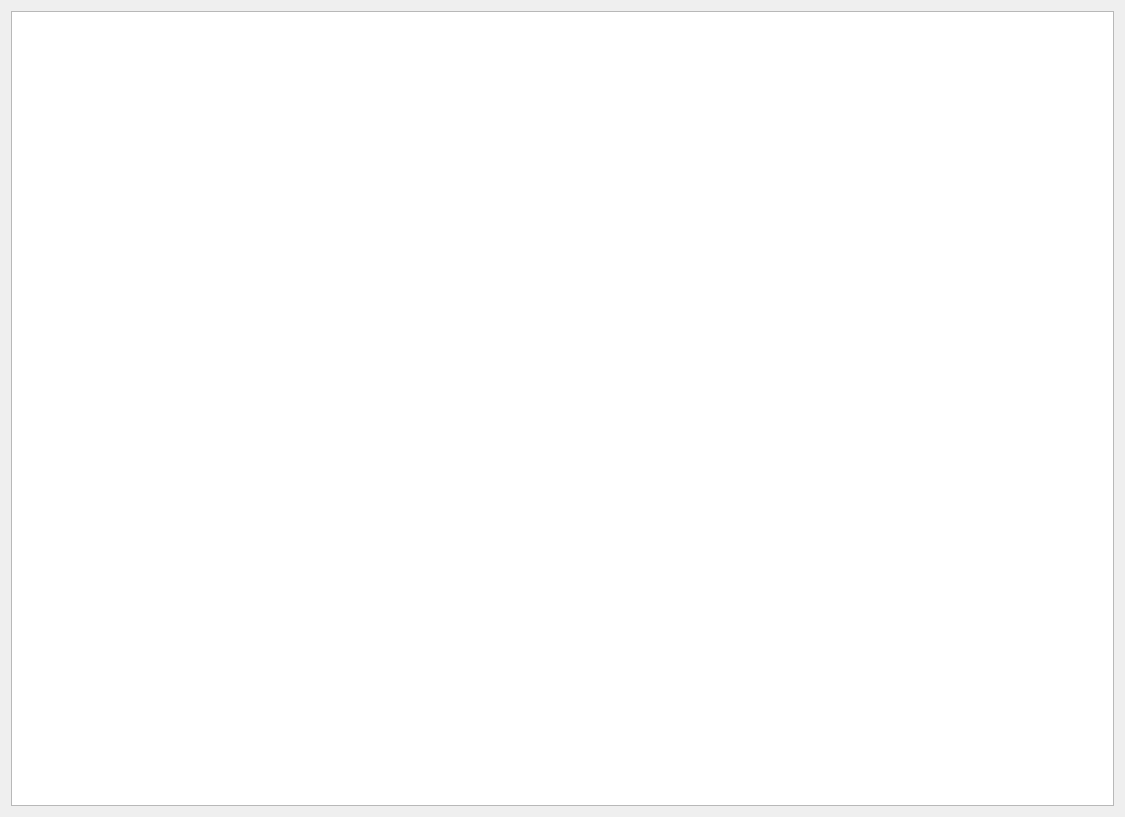
<?xml version="1.0" encoding="UTF-8"?>
<ui version="4.0">
 <class>RecordViewWidget</class>
 <widget class="QWidget" name="RecordViewWidget">
  <property name="geometry">
   <rect>
    <x>0</x>
    <y>0</y>
    <width>1125</width>
    <height>817</height>
   </rect>
  </property>
  <property name="windowTitle">
   <string>RecordViewWidget</string>
  </property>
  <layout class="QVBoxLayout" name="verticalLayout">
   <item>
    <widget class="QListView" name="listView">
     <property name="alternatingRowColors">
      <bool>false</bool>
     </property>
     <property name="flow">
      <enum>QListView::LeftToRight</enum>
     </property>
     <property name="isWrapping" stdset="0">
      <bool>true</bool>
     </property>
     <property name="resizeMode">
      <enum>QListView::Adjust</enum>
     </property>
     <property name="spacing">
      <number>8</number>
     </property>
     <property name="selectionRectVisible">
      <bool>false</bool>
     </property>
    </widget>
   </item>
  </layout>
 </widget>
 <resources/>
 <connections/>
</ui>
